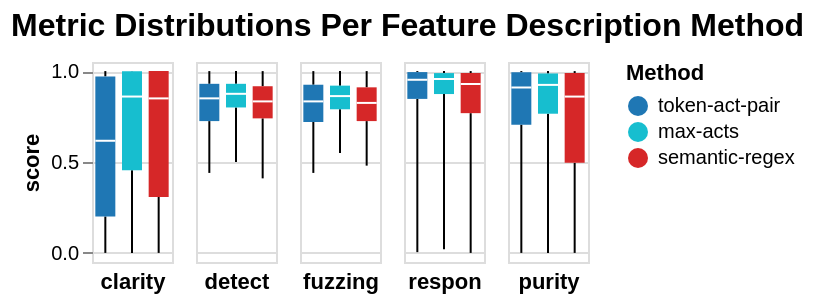

The code cell stored with this chart in its notebook:
### Code cell
box_plot = plot_metrics_box(gpt_4o_exp_dfs['GPT2-RES-25k_gpt4o'], gpt4o_metric_map.values(), 'Metric Distributions Per Feature Description Method')
save_chart(box_plot, 'metric_box_plots_gpt4o.png')
box_plot
